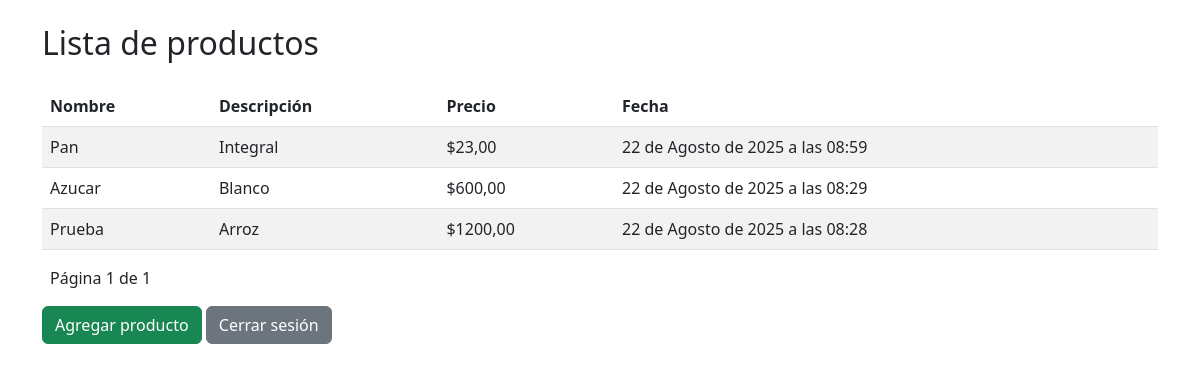
The page / (signed in) on the database its author committed.
### inventario/models.py (models this page shows, shortened)
class Producto(models.Model):
    nombre = models.CharField(max_length=100, unique=True)
    descripcion = models.TextField()
    precio = models.DecimalField(max_digits=10, decimal_places=2, validators=[MinValueValidator(0.01)])
    fecha_creacion = models.DateTimeField(auto_now_add=True)

### inventario/views.py (the view)
# urls.py: path('', views.index, name='index'),
@login_required # Requiere que el usuario esté autenticado para acceder a la vista
def index(request):
    productos = Producto.objects.all().order_by('-fecha_creacion')
    paginator = Paginator(productos, 5)
    page = request.GET.get('page')
    productos_paginados = paginator.get_page(page)
    return render(request, 'index.html', {'productos': productos_paginados})

### templates/index.html (shortened to what this page needs)
{% extends 'base.html' %}
{% block content %}
<h2 class="mb-4">Lista de productos</h2>
<table class="table table-striped">
    <thead>
        <tr>
            <th>Nombre</th>
            <th>Descripción</th>
            <th>Precio</th>
            <th>Fecha</th>
        </tr>
    </thead>
    <tbody>
    {% for producto in productos %}
        <tr>
            <td>{{ producto.nombre }}</td>
            <td>{{ producto.descripcion }}</td>
            <td>${{ producto.precio }}</td>
            <td>{{ producto.fecha_creacion }}</td>
        </tr>
    {% endfor %}
    </tbody>
</table>
<div class="mb-3">
    <span class="mx-2">Página {{ productos.number }} de {{ productos.paginator.num_pages }}</span>
</div>
<a class="btn btn-success" href="{% url 'agregar_producto' %}">Agregar producto</a>
<form action="{% url 'logout' %}" method="post" style="display:inline;">
  <button class="btn btn-secondary" type="submit">Cerrar sesión</button>
</form>
{% endblock %}

### templates/base.html (shortened to what this page needs)
<!DOCTYPE html>
<html lang="es">
<head>
    <link href="https://cdn.jsdelivr.net/npm/bootstrap@5.3.0/dist/css/bootstrap.min.css" rel="stylesheet">
</head>
<body>
    <div class="container mt-4">
        {% block content %}
        {% endblock %}
    </div>
</body>
</html>

### rows shown on the page
Producto: nombre "Pan", descripcion "Integral", precio "23,00", fecha_creacion "22 de Agosto de 2025 a las 08:59"
Producto: nombre "Azucar", descripcion "Blanco", precio "600,00", fecha_creacion "22 de Agosto de 2025 a las 08:29"
Producto: nombre "Prueba", descripcion "Arroz", precio "1200,00", fecha_creacion "22 de Agosto de 2025 a las 08:28"

### other values the page prints
{{ productos.number }} "1"
{{ productos.paginator.num_pages }} "1"
